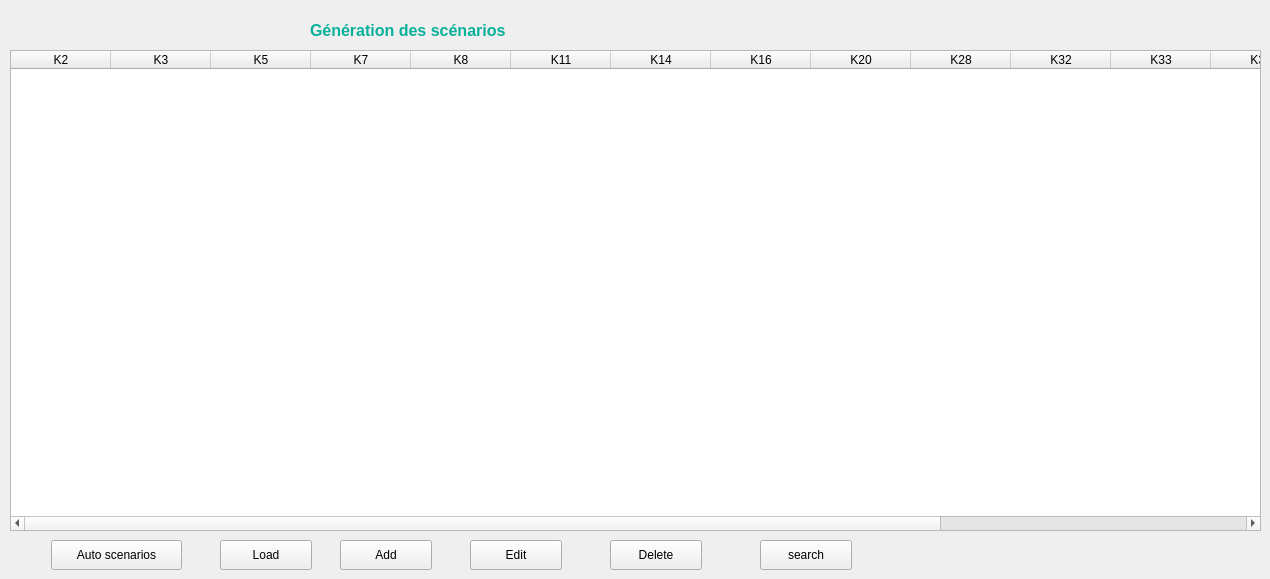
                <widget class="QWidget" name="page5">
                 <widget class="QTableWidget" name="tableWidget_2">
                  <property name="geometry">
                   <rect>
                    <x>10</x>
                    <y>50</y>
                    <width>1251</width>
                    <height>481</height>
                   </rect>
                  </property>
                  <column>
                   <property name="text">
                    <string>K2</string>
                   </property>
                  </column>
                  <column>
                   <property name="text">
                    <string>K3</string>
                   </property>
                  </column>
                  <column>
                   <property name="text">
                    <string>K5</string>
                   </property>
                  </column>
                  <column>
                   <property name="text">
                    <string>K7</string>
                   </property>
                  </column>
                  <column>
                   <property name="text">
                    <string>K8</string>
                   </property>
                  </column>
                  <column>
                   <property name="text">
                    <string>K11</string>
                   </property>
                  </column>
                  <column>
                   <property name="text">
                    <string>K14</string>
                   </property>
                  </column>
                  <column>
                   <property name="text">
                    <string>K16</string>
                   </property>
                  </column>
                  <column>
                   <property name="text">
                    <string>K20</string>
                   </property>
                  </column>
                  <column>
                   <property name="text">
                    <string>K28</string>
                   </property>
                  </column>
                  <column>
                   <property name="text">
                    <string>K32</string>
                   </property>
                  </column>
                  <column>
                   <property name="text">
                    <string>K33</string>
                   </property>
                  </column>
                  <column>
                   <property name="text">
                    <string>K34</string>
                   </property>
                  </column>
                  <column>
                   <property name="text">
                    <string>K35</string>
                   </property>
                  </column>
                  <column>
                   <property name="text">
                    <string>K36</string>
                   </property>
                  </column>
                  <column>
                   <property name="text">
                    <string>K37</string>
                   </property>
                  </column>
                 </widget>
                 <widget class="QPushButton" name="BT_Add_scenario">
                  <property name="geometry">
                   <rect>
                    <x>340</x>
                    <y>540</y>
                    <width>92</width>
                    <height>30</height>
                   </rect>
                  </property>
                  <property name="text">
                   <string>Add</string>
                  </property>
                  <property name="icon">
                   <iconset resource="resource.qrc">
                    <normaloff>:/icons/icon/plus.svg</normaloff>:/icons/icon/plus.svg</iconset>
                  </property>
                 </widget>
                 <widget class="QPushButton" name="BT_Delete_scenario">
                  <property name="geometry">
                   <rect>
                    <x>610</x>
                    <y>540</y>
                    <width>92</width>
                    <height>30</height>
                   </rect>
                  </property>
                  <property name="text">
                   <string>Delete</string>
                  </property>
                  <property name="icon">
                   <iconset resource="resource.qrc">
                    <normaloff>:/icons/icon/delete.svg</normaloff>:/icons/icon/delete.svg</iconset>
                  </property>
                 </widget>
                 <widget class="QPushButton" name="BT_Edit_scenario">
                  <property name="geometry">
                   <rect>
                    <x>470</x>
                    <y>540</y>
                    <width>92</width>
                    <height>30</height>
                   </rect>
                  </property>
                  <property name="text">
                   <string>Edit</string>
                  </property>
                  <property name="icon">
                   <iconset resource="resource.qrc">
                    <normaloff>:/icons/icon/edit-3.svg</normaloff>:/icons/icon/edit-3.svg</iconset>
                  </property>
                 </widget>
                 <widget class="QPushButton" name="BT_load_scenario">
                  <property name="geometry">
                   <rect>
                    <x>220</x>
                    <y>540</y>
                    <width>92</width>
                    <height>30</height>
                   </rect>
                  </property>
                  <property name="text">
                   <string>Load</string>
                  </property>
                  <property name="icon">
                   <iconset resource="resource.qrc">
                    <normaloff>:/icons/icon/plus-circle.svg</normaloff>:/icons/icon/plus-circle.svg</iconset>
                  </property>
                 </widget>
                 <widget class="QPushButton" name="BT_auto_scenario">
                  <property name="geometry">
                   <rect>
                    <x>51</x>
                    <y>540</y>
                    <width>131</width>
                    <height>30</height>
                   </rect>
                  </property>
                  <property name="text">
                   <string>Auto scenarios</string>
                  </property>
                  <property name="icon">
                   <iconset resource="resource.qrc">
                    <normaloff>:/icons/icon/crosshair.svg</normaloff>:/icons/icon/crosshair.svg</iconset>
                  </property>
                 </widget>
                 <widget class="QLabel" name="label_8">
                  <property name="geometry">
                   <rect>
                    <x>310</x>
                    <y>10</y>
                    <width>471</width>
                    <height>41</height>
                   </rect>
                  </property>
                  <property name="text">
                   <string>&lt;html&gt;&lt;head/&gt;&lt;body&gt;&lt;p&gt;&lt;span style=&quot; font-size:12pt; font-weight:600; color:#09b09a;&quot;&gt;Génération des scénarios&lt;/span&gt;&lt;/p&gt;&lt;/body&gt;&lt;/html&gt;</string>
                  </property>
                 </widget>
                 <widget class="QPushButton" name="pushButton_recherche">
                  <property name="geometry">
                   <rect>
                    <x>760</x>
                    <y>540</y>
                    <width>92</width>
                    <height>30</height>
                   </rect>
                  </property>
                  <property name="text">
                   <string>search</string>
                  </property>
                  <property name="icon">
                   <iconset resource="resource.qrc">
                    <normaloff>:/icons/icon/search.svg</normaloff>:/icons/icon/search.svg</iconset>
                  </property>
                 </widget>
                </widget>
